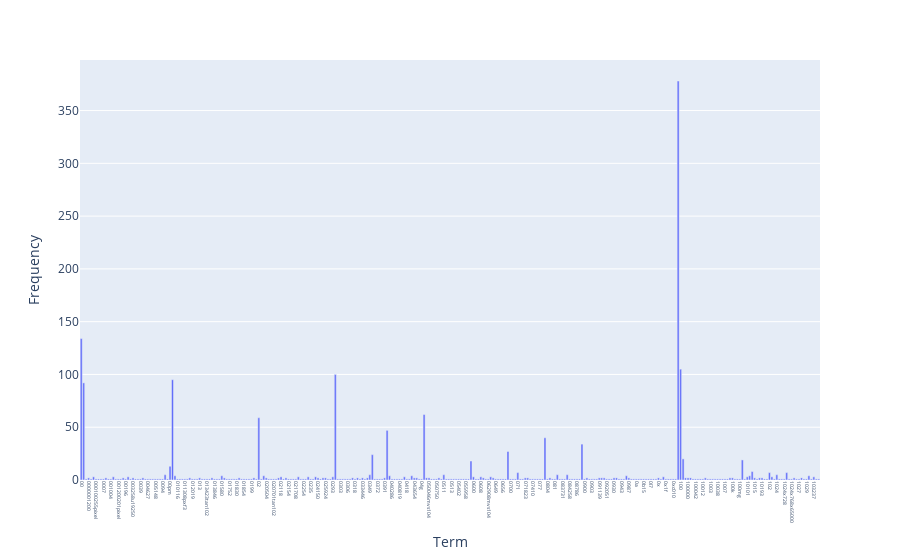

The cell this chart's notebook holds for it:
### Markdown cell above
#### Exercise 13 (take home)

If you want a nicer interactive visualization here, I would encourage you try to install and use plotly to achieve this.

### Code cell
# form a new data set for plotly
df = {
    "term": count_vect.get_feature_names_out()[:300],
    "frequency": term_frequencies[:300],
}

fig = px.bar(df, x="term", y="frequency")
fig.update_xaxes(tickangle=90, tickfont=dict(size=5))
fig.update_layout(xaxis_title="Term", yaxis_title="Frequency")
fig.show()

### Figure 1 — Plotly figure (JSON) as saved in the notebook; plotly's stock layout.template omitted (floating-point values rounded to 4 significant figures; data arrays with more than 128 entries replaced by an {"elided": "..."} marker saying what was removed)
{"data": [{"alignmentgroup": "True", "hovertemplate": "term=%{x}<br>frequency=%{y}<extra></extra>", "legendgroup": "", "marker": {"color": "#636efa", "pattern": {"shape": ""}}, "name": "", "offsetgroup": "", "orientation": "v", "showlegend": false, "textposition": "auto", "type": "bar", "x": {"elided": "300 str values"}, "xaxis": "x", "y": {"elided": "300 int values"}, "yaxis": "y"}], "layout": {"barmode": "relative", "legend": {"tracegroupgap": 0}, "margin": {"t": 60}, "xaxis": {"anchor": "y", "domain": [0, 1], "tickangle": 90, "tickfont": {"size": 5}, "title": {"text": "Term"}}, "yaxis": {"anchor": "x", "domain": [0, 1], "title": {"text": "Frequency"}}}}
